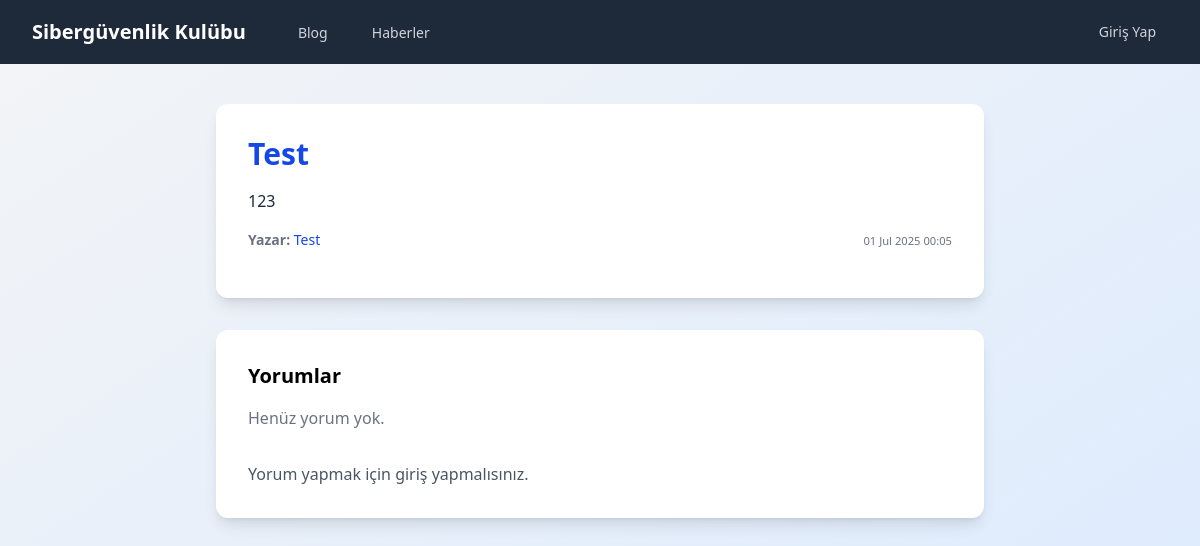
Before: /blog/1/ with the older database file.
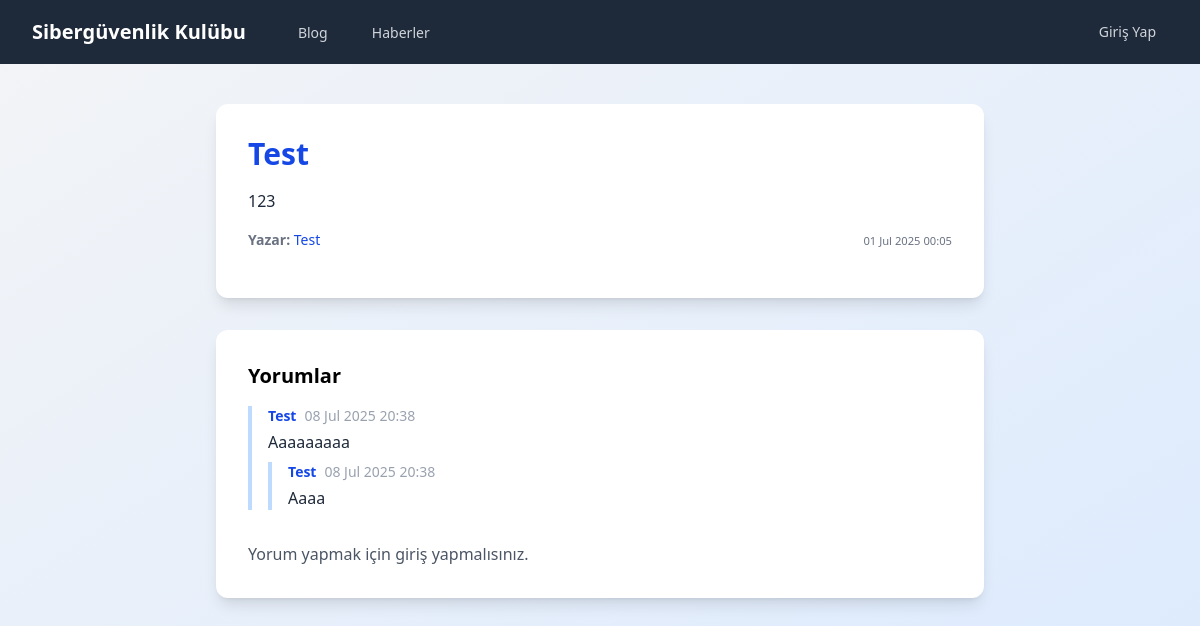
After: the same page with the newer database file.
### blog/models.py (models this page shows, shortened)
class Post(models.Model):
    title = models.CharField(max_length=200)
    content = models.TextField()
    author = models.ForeignKey(settings.AUTH_USER_MODEL, on_delete=models.SET_NULL, null=True, blank=True, related_name='posts')
    created_at = models.DateTimeField(auto_now_add=True)
    dummy = models.BooleanField(default=False)

class Comment(models.Model):
    post = models.ForeignKey(Post, on_delete=models.CASCADE, related_name='comments')
    author = models.ForeignKey(settings.AUTH_USER_MODEL, on_delete=models.SET_NULL, null=True, blank=True)
    parent = models.ForeignKey('self', null=True, blank=True, related_name='replies', on_delete=models.CASCADE)
    content = models.TextField()
    created_at = models.DateTimeField(auto_now_add=True)
    class Meta:
        ordering = ['created_at']

### account/models.py (models this page shows)
class CustomUser(AbstractUser):
    student_id = models.CharField(max_length=20, unique=True, null=True, blank=True)
    github_handle = models.CharField(max_length=39, null=True, blank=True)
    created_at = models.DateTimeField(auto_now_add=True)
    updated_at = models.DateTimeField(auto_now=True)

### blog/views.py (the view, shortened to what this page needs)
# urls.py: path('<int:pk>/', post_detail, name='post_detail'),
def post_detail(request, pk):
    post = get_object_or_404(Post, pk=pk)
    comments = post.comments.filter(parent__isnull=True)
    comment_form = CommentForm()
    return render(request, 'blog/post_detail.html', {
        'post': post,
        'comments': comments,
        'comment_form': comment_form
    })

### templates/blog/post_detail.html (shortened to what this page needs)
{% load static tailwind_tags %}
<!DOCTYPE html>
<html lang="tr">
<head>
    {% tailwind_css %}
</head>
<body class="bg-gradient-to-br from-gray-100 to-blue-100 min-h-screen font-sans">
    {% include 'mainpage/navbar.html' %}
    <div class="container mx-auto px-4 py-10">
        <div class="bg-white rounded-xl shadow-lg p-8 max-w-3xl mx-auto mb-8">
            <h1 class="text-3xl font-bold text-blue-700 mb-4">{{ post.title }}</h1>
            <div class="mb-4 text-gray-800 leading-relaxed text-base break-words">
                {{ post.content|safe }}
            </div>
            <div class="flex items-center justify-between text-sm text-gray-500 mb-4">
                <span>
                    <strong>Yazar:</strong>
                    {% if post.author %}
                        <a href="{% url 'user_profile' post.author.username %}" class="text-blue-700 hover:underline">
                            {{ post.author.username }}
                        </a>
                    {% else %}
                        (Bilinmiyor)
                    {% endif %}
                </span>
                <span>
                    <small>{{ post.created_at|date:"d M Y H:i" }}</small>
                </span>
            </div>
        </div>
        <div class="max-w-3xl mx-auto bg-white rounded-xl shadow-lg p-8">
            <h2 class="text-xl font-semibold mb-4">Yorumlar</h2>
            {% for comment in comments %}
                {% include "blog/comment_thread.html" with comment=comment %}
            {% empty %}
                <div class="text-gray-500">Henüz yorum yok.</div>
            {% endfor %}
            {% if user.is_authenticated %}
                <form method="post" class="mt-8">
                    {% csrf_token %}
                    {{ comment_form.as_p }}
                    <button type="submit" class="bg-blue-700 text-white px-4 py-2 rounded hover:bg-blue-800 transition">Yorum Yap</button>
                </form>
            {% else %}
                <div class="mt-8 text-gray-600">Yorum yapmak için giriş yapmalısınız.</div>
            {% endif %}
        </div>
    </div>
</body>
</html>

### templates/mainpage/navbar.html (shortened to what this page needs)
{% load static tailwind_tags %}
{% load static %}
{% load widget_tweaks %}
<div>
    <nav class="bg-gray-800">
        <div class="max-w-7xl mx-auto px-4 sm:px-6 lg:px-8">
            <div class="flex items-center justify-between h-16">
                <div class="flex items-center">
                    <a href="" class="text-white font-bold text-xl">Sibergüvenlik Kulübu</a>
                    <div class="hidden md:block ml-10 flex items-baseline space-x-4">
                        <a href="{% url 'blog_list' %}" class="text-gray-300 hover:bg-gray-700 hover:text-white px-3 py-2 rounded-md text-sm font-medium">Blog</a>
                        <a href="{% url 'bulletin_list' %}" class="text-gray-300 hover:bg-gray-700 hover:text-white px-3 py-2 rounded-md text-sm font-medium">Haberler</a>
                    </div>
                </div>
                <div class="hidden md:block">
                    <div class="ml-4 flex items-center md:ml-6">
                        {% if user.is_authenticated %}
                           <form method="post" action="{% url 'logout' %}">
                                {% csrf_token %}
                                <button type="submit" class="text-gray-300 hover:bg-gray-700 hover:text-white px-3 py-2 rounded-md text-sm font-medium">Çıkış yap</button>
                            </form>
                        {% else %}
                            <a href="{% url 'login' %}" class="text-gray-300 hover:bg-gray-700 hover:text-white px-3 py-2 rounded-md text-sm font-medium">Giriş Yap</a>
                        {% endif %}
                    </div>
                </div>
            </div>
        </div>
    </nav>
</div>

### templates/blog/comment_thread.html (shortened to what this page needs)
<div class="mb-4 border-l-4 border-blue-200 pl-4">
    <div class="flex items-center text-sm text-gray-700 mb-1">
        <span class="font-semibold">
            {% if comment.author %}
                <a href="{% url 'user_profile' comment.author.username %}" class="text-blue-700 hover:underline">
                    {{ comment.author.username }}
                </a>
            {% else %}
                (Bilinmiyor)
            {% endif %}
        </span>
        <span class="ml-2 text-gray-400">{{ comment.created_at|date:"d M Y H:i" }}</span>
    </div>
    <div class="mb-2 text-gray-800">{{ comment.content|safe }}</div>
    {% for reply in comment.replies.all %}
        {% include "blog/comment_thread.html" with comment=reply %}
    {% endfor %}
</div>

Changed rows visible on the page:
added Comment: author.username "Test", created_at "08 Jul 2025 20:38", content "Aaaaaaaaa", shown under "Yorumlar"
added Comment: author.username "Test", created_at "08 Jul 2025 20:38", content "Aaaa"
Other visible differences:
text no longer shown: "Henüz yorum yok."
